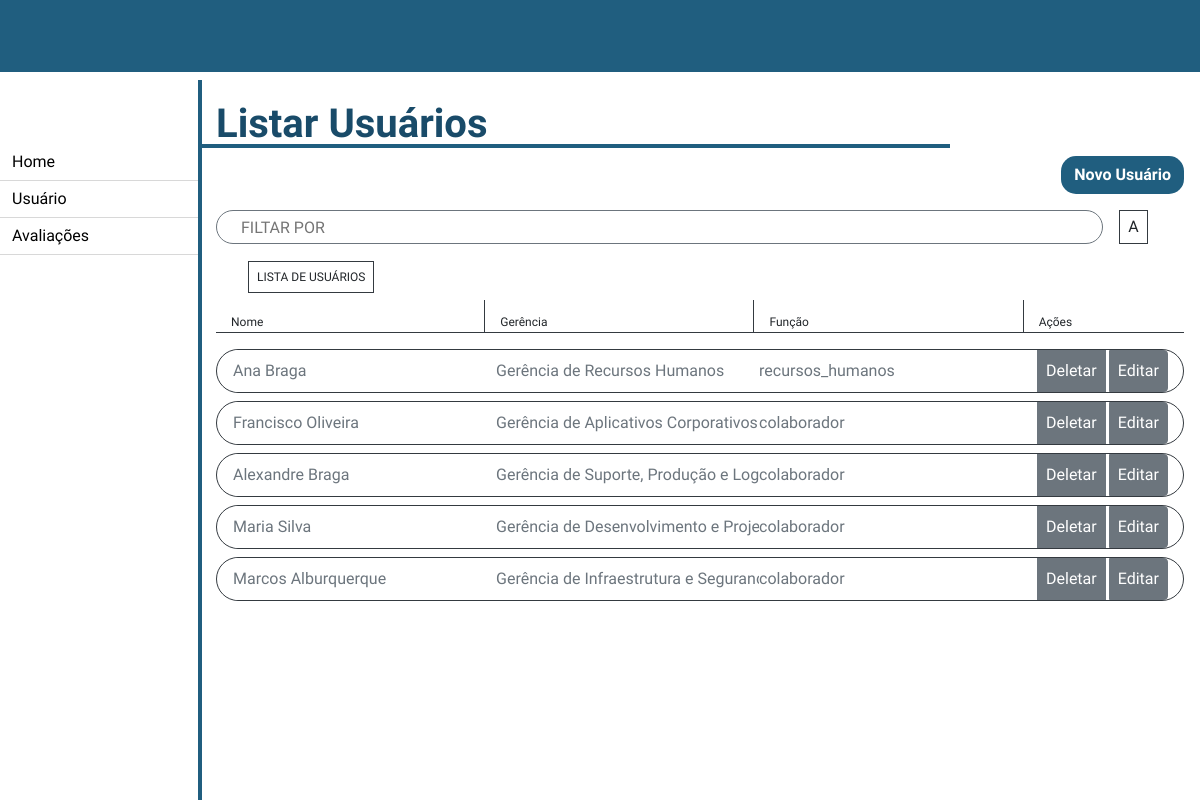
Before: /recursos_humanos/listar_usuarios/ with the older database file.
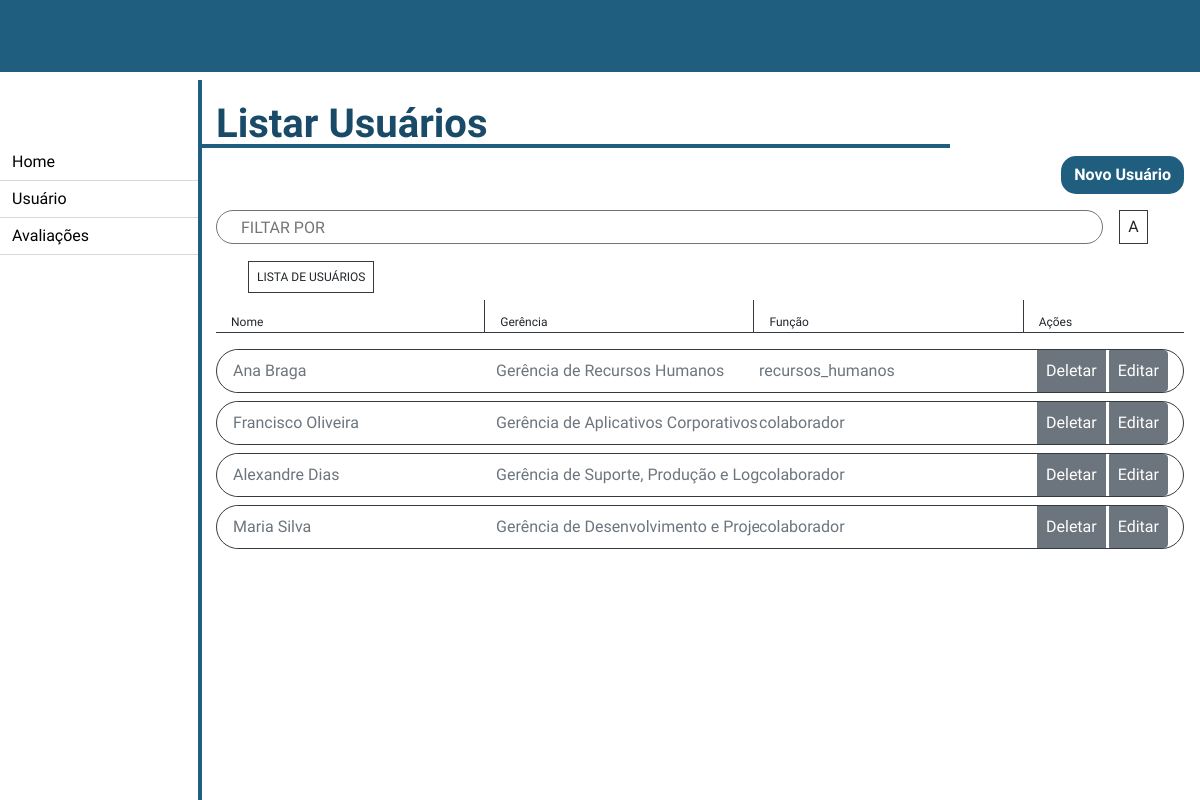
After: the same page with the newer database file.
### recursos_humanos/models.py (models this page shows, shortened)
class Usuario(models.Model):
    FUNCAO = (
        ('presidente', "Presidente"),
        ('diretos', "Diretor"),
        ('gerente', "Gerente"),
        ('chefe', "Chefe"),
        ('colaborador', "Colaborador"),
        ('cedido', "Cedido a outro orgão"),
        ('recursos_humanos', "Recursos Humanos"),
    )
    CLASSE = (
        ('classe1', "Classe 1"),
        ('classe2', "Classe 2"),
        ('classe3', "Classe 3"),
    )
    NIVEL = (
        ('', '----'),
        ('i', "I"),
        ('ii', "II"),
        ('iii', "III"),
        ('iv', "IV"),
        ('v', "V"),
        ('vi', "VI"),
        ('vii', "VII"),
        ('viii', "VIII"),
        ('ix', "IX"),
        ('x', "X"),
        ('xi', "XI"),
        ('xii', "XII"),
    )
    nome = models.CharField(max_length=100, blank=False, null=False)
    senha = models.CharField(max_length=20, blank=False, null=False)
    email = models.EmailField(blank=False, null=False)
    cpf = models.CharField(max_length=14, blank=False, null=False)
    data_criacao_usuario = models.DateField(default=datetime.now, blank=False, null=False)
    data_atualizacao_usuario = models.DateField(blank=True, null=True)
    data_inativacao_usuario = models.DateField(blank=True, null=True)
    data_ultima_avaliacao = models.DateField(blank=True, null=True)
    setor = models.CharField(max_length=50)
    cargo = models.CharField(max_length=50)
    funcao = models.CharField(max_length=20, choices=FUNCAO)
    classe = models.CharField(max_length=20, choices=CLASSE)
    nivel = models.CharField(max_length=5, choices=NIVEL, blank=True, null=True)
    gerencia = models.ForeignKey('Gerencia', on_delete=models.CASCADE)
    diretoria = models.ForeignKey('Diretoria', on_delete=models.CASCADE)
    efetivo = models.BooleanField(default=False)
    inativo = models.BooleanField(default=False)
    meritos = models.ManyToManyField(FatorDesempenhoMerito, blank=True)
    demeritos = models.ManyToManyField(FatorDesempenhoDemerito, blank=True)
    avaliacoes = models.ManyToManyField(AvaliacaoDesempenho, blank=True)
    class Meta:
        verbose_name = "Usuário"

class Gerencia(models.Model):
    gerencia = models.CharField(max_length=100, blank=False, null=False)
    diretoria = models.ForeignKey(Diretoria, on_delete=models.CASCADE)
    class Meta:
        verbose_name = "Gerência"
    def __str__(self) -> str:
        return self.gerencia

### recursos_humanos/views.py (the view)
# urls.py: path('listar_usuarios/', views.listar_usuarios, name='listar_usuarios'),
def listar_usuarios(request):
    usuarios = Usuario.objects.all()
    return render(request, "recursos_humanos/listar_usuarios.html", {'usuarios': usuarios})

### templates/recursos_humanos/listar_usuarios.html (shortened to what this page needs)
{% extends './home.html' %}
{% block 'conteudo' %}
<h1 class="pl-3 my-2 w-75 font-weight-bold">Listar Usuários</h1>
<div class="d-flex justify-content-end mb-3 mr-3">
    <a href="{% url 'cadastrar_usuario' %}" class="btn font-weight-bold btn--enviar">Novo Usuário</a>
</div>
<div class="row mb-4 mx-3">
    <input type="text" class="border border-secondary pl-4 text-uppercase text-muted col-11"
        style="width: 100%; border-radius: 50px;" id="myInput"
        placeholder="Filtar por {% block 'filtro' %}{% endblock %}">
    <div class="border border-dark p-2 ml-3">A</div>
</div>
<small class="border border-dark ml-5 p-2 text-uppercase">Lista de Usuários</small>
<div class="row mx-3 mt-3 border-bottom border-dark d-flex align-items-center">
    <small class="col pt-3 pb-1">Nome</small>
    <small class="col border-left border-dark pt-3 pb-1">Gerência</small>
    <small class="col border-left border-dark pt-3 pb-1">Função</small>
    <small class="col-2 border-left border-dark pt-3 pb-1">Ações</small>
</div>
<form class="form mt-3 mx-3">
    <div class="input-group mb-3">
        {% for usuario in usuarios %}
        <div class="input-group border border-dark w-100 mb-2" style="border-radius: 50px;">
            <input type="text" class="col form-control border-0 ml-3 p-0 bg-white" placeholder="{{ usuario.nome }}"
                aria-label="{{ usuario.nome }}" disabled>
            <input type="text" class="col form-control border-0 p-0 bg-white" placeholder="{{ usuario.gerencia }}"
                aria-label="{{ usuario.gerencia }}" disabled>
            <input type="text" class="col form-control border-0 p-0 bg-white" placeholder="{{ usuario.funcao }}"
                aria-label="{{ usuario.funcao }}" disabled>
            <div class="col-2 input-group-append">
                <button class="btn btn-secondary p-2 mr-1" type="button" id="botao-deletar" data-toggle="modal"
                    data-target="#deletar_usuario_{{usuario.id}}">Deletar</button>
                <a href="{% url 'editar_usuario' usuario.id %}" class="btn btn-secondary p-2 mr-3"
                    id="botao-editar">Editar</a>
            </div>
        </div>
        {% endfor %}
    </div>
</form>
{% endblock %}

### templates/recursos_humanos/home.html (shortened to what this page needs)
{% extends '../base_home.html' %}
{% load static %}
{% block 'menu-lateral' %}
<div class="card menu ">
    <div class="card-header p-0" id="headingOne">
        <h5 class="">
            <a href="{% url 'home-recursos_humanos' %}" class="btn menu--btn text-left w-100">Home</a>
        </h5>
    </div>
</div>
<div class="card menu">
    <div class="card-header p-0" id="headingTwo">
        <h5 class="">
            <button class="btn collapsed menu--btn text-left w-100" data-toggle="collapse" data-target="#collapseTwo"
                aria-expanded="false" aria-controls="collapseTwo">
                Usuário
            </button>
        </h5>
    </div>
</div>
<div class="card menu">
    <div class="card-header p-0" id="headingThree">
        <h5 class="">
            <button class="btn collapsed menu--btn text-left w-100" data-toggle="collapse" data-target="#collapseThree"
                aria-expanded="false" aria-controls="collapseThree">
                Avaliações
            </button>
        </h5>
    </div>
</div>
{% endblock %}

### templates/base_home.html (shortened to what this page needs)
{% load static %}
<!DOCTYPE html>
<html lang="pt-br">
<head>
    <link rel="stylesheet" href="https://cdn.jsdelivr.net/npm/bootstrap@4.0.0/dist/css/bootstrap.min.css"
 />
    <link rel="stylesheet" href="{% static 'avaliacao360/css/style.css' %}">
</head>
<body>
    <nav class="navbar navbar-light header-bg">
    </nav>
    <div class="pag d-flex flex-row">
        <div class="col-md-2 p-0 menu-lateral">
            <div class="list-group-flush mt-5 text-center">
                <div id="accordion">
                    {% block 'menu-lateral' %}
                    {% endblock %}
                </div>
            </div>
        </div>
        <div class="border-right-blue">
        </div>
        <div class="col m-0 p-0">
            {% block 'conteudo' %} {% endblock %}
        </div>
    </div>
    <link rel="stylesheet" href="https://use.fontawesome.com/releases/v5.0.7/css/all.css">
    <link href="https://gitcdn.github.io/bootstrap-toggle/2.2.2/css/bootstrap-toggle.min.css" rel="stylesheet">
</body>
</html>

### locallibrary/static/avaliacao360/css/style.css (style rules this page uses)
html, body, div, span, applet, object, iframe, h1, h2, h3, h4, h5, h6, p, blockquote, pre, a, abbr, acronym, address, big, cite, code, del, dfn, em, img, ins, kbd, q, s, samp, small, strike, b, sub, sup, tt, var, b, u, i, center, dl, dt, dd, ol, ul, li, fieldset, form, label, legend, table, caption, tbody, tfoot, thead, tr, th, td, article, aside, canvas, details, embed, figure, figcaption, footer, header, hgroup, menu, nav, output, ruby, section, summary, time, mark, audio, video { margin: 0; padding: 0; border: 0; font-size: 100%; font: inherit; vertical-align: baseline; font-family: 'Rhodium Libre', serif; }
article, aside, details, figcaption, figure, footer, header, hgroup, menu, nav, section { display: block; }
body { line-height: 1; }
.header-bg { position: fixed; z-index: 5; top: 0; width: 100%; background-color: #205e7f; }
.pag { position: absolute; width: 100%; top: 12%; }
.menu { border: none; }
.menu--btn { color: black; border: none; border-radius: 0%; background-color: white; }
.border-right-blue { border: 2px solid #205e7f; position: fixed; z-index: 1; top: 10%; left: 16.5%; height: 100%; }
h1 { color: #194b69; border-bottom-width: 4px; border-bottom-style: solid; border-bottom-color: #205e7f; font-size: 2.5em; }
small { font-size: 0.75em; }
.btn--enviar { color: white; background: #205e7f; border-radius: 15px; }

Changed rows visible on the page:
removed Usuario: nome "Marcos Alburquerque", gerencia "Gerência de Infraestrutura e Segurança", funcao "colaborador"
changed Usuario "Gerência de Suporte, Produção e Logística": nome "Alexandre Braga" → "Alexandre Dias"
